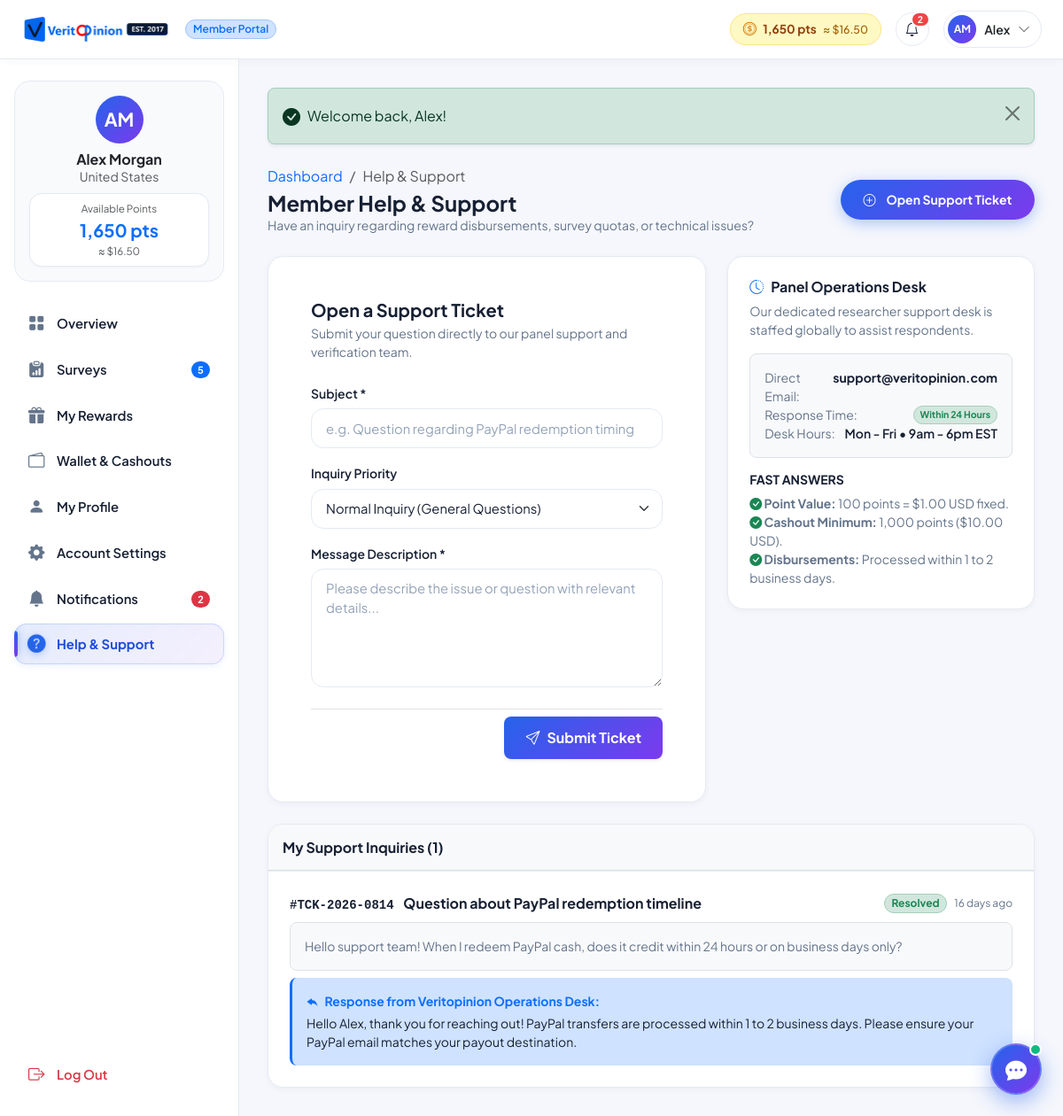
The page /member/support.php (signed in) on the database its author committed.
### tables this page shows
CREATE TABLE `users` (
  `id` INT AUTO_INCREMENT PRIMARY KEY,
  `first_name` VARCHAR(100) NOT NULL,
  `last_name` VARCHAR(100) NOT NULL,
  `email` VARCHAR(191) NOT NULL UNIQUE,
  `pending_email` VARCHAR(191) DEFAULT NULL,
  `email_verification_token` VARCHAR(255) DEFAULT NULL,
  `email_verification_expires_at` DATETIME DEFAULT NULL,
  `password_hash` VARCHAR(255) NOT NULL,
  `country` VARCHAR(100) NOT NULL DEFAULT 'United States',
  `state` VARCHAR(100) DEFAULT NULL,
  `city` VARCHAR(100) DEFAULT NULL,
  `phone` VARCHAR(50) DEFAULT NULL,
  `date_of_birth` DATE DEFAULT NULL,
  `gender` VARCHAR(50) DEFAULT NULL,
  `avatar` VARCHAR(255) DEFAULT NULL,
  `employment_status` VARCHAR(100) DEFAULT NULL,
  `annual_income` VARCHAR(100) DEFAULT NULL,
  `education_level` VARCHAR(100) DEFAULT NULL,
  `role` ENUM('member', 'admin') NOT NULL DEFAULT 'member',
  `status` ENUM('active', 'suspended', 'pending') NOT NULL DEFAULT 'active',
  `balance_points` INT NOT NULL DEFAULT 0,
  `lifetime_earnings_usd` DECIMAL(10,2) NOT NULL DEFAULT 0.00,
  `completed_surveys_count` INT NOT NULL DEFAULT 0,
  `profile_completion_pct` INT NOT NULL DEFAULT 35,
  `notification_preferences` TEXT DEFAULT NULL,
  `reset_token` VARCHAR(255) DEFAULT NULL,
  `reset_expires_at` DATETIME DEFAULT NULL,
  `deleted_at` DATETIME DEFAULT NULL,
  `created_at` TIMESTAMP DEFAULT CURRENT_TIMESTAMP,
  `updated_at` TIMESTAMP DEFAULT CURRENT_TIMESTAMP ON UPDATE CURRENT_TIMESTAMP,
  INDEX `idx_users_email` (`email`),
  INDEX `idx_users_role` (`role`),
  INDEX `idx_users_status` (`status`),
  INDEX `idx_users_deleted` (`deleted_at`)
);

CREATE TABLE `support_tickets` (
  `id` INT AUTO_INCREMENT PRIMARY KEY,
  `ticket_number` VARCHAR(50) NOT NULL UNIQUE,
  `user_id` INT DEFAULT NULL,
  `name` VARCHAR(100) NOT NULL,
  `email` VARCHAR(191) NOT NULL,
  `subject` VARCHAR(255) NOT NULL,
  `message` TEXT NOT NULL,
  `status` ENUM('open', 'in_review', 'resolved') NOT NULL DEFAULT 'open',
  `priority` ENUM('normal', 'high', 'urgent') NOT NULL DEFAULT 'normal',
  `admin_reply` TEXT DEFAULT NULL,
  `admin_id` INT DEFAULT NULL,
  `replied_at` DATETIME DEFAULT NULL,
  `created_at` TIMESTAMP DEFAULT CURRENT_TIMESTAMP,
  `updated_at` TIMESTAMP DEFAULT CURRENT_TIMESTAMP ON UPDATE CURRENT_TIMESTAMP,
  INDEX `idx_tickets_user` (`user_id`),
  INDEX `idx_tickets_status` (`status`),
  INDEX `idx_tickets_admin` (`admin_id`),
  CONSTRAINT `fk_tickets_user` FOREIGN KEY (`user_id`) REFERENCES `users`(`id`) ON DELETE SET NULL,
  CONSTRAINT `fk_tickets_admin` FOREIGN KEY (`admin_id`) REFERENCES `users`(`id`) ON DELETE SET NULL
);

### member/support.php (the view, shortened to what the rows shown need)
<?php
require_once __DIR__ . '/../includes/functions.php';
require_once __DIR__ . '/../includes/auth_check.php';
$user = require_login();
$db = get_db();
$ticketsStmt = $db->prepare("SELECT * FROM support_tickets WHERE user_id = :uid ORDER BY created_at DESC");
$ticketsStmt->execute([':uid' => $user['id']]);
$userTickets = $ticketsStmt->fetchAll();
require_once __DIR__ . '/../includes/member_header.php';
?>
<div class="portal-wrapper">
    <?php require_once __DIR__ . '/../includes/member_sidebar.php'; ?>
    <div class="portal-main">
        <div class="card card-vy border-0 shadow-sm rounded-4 bg-white overflow-hidden">
            <?php if (empty($userTickets)): ?>
                <div class="p-5 text-center text-muted">
                    <i class="bi bi-inbox fs-2 text-muted d-block mb-2"></i>
                    <h6 class="fw-bold text-dark mb-1">No Support Tickets Yet</h6>
                    <p class="small text-muted mb-0">When you open a support inquiry, its live review status and admin response will appear here.</p>
                </div>
            <?php else: ?>
                <div class="list-group list-group-flush">
                    <?php foreach ($userTickets as $t): ?>
                        <div class="list-group-item p-4">
                            <div class="d-flex flex-wrap align-items-center justify-content-between gap-2 mb-2">
                                <div>
                                    <code class="fw-bold text-dark me-2">#<?= e($t['ticket_number']) ?></code>
                                    <span class="fw-bold text-dark"><?= e($t['subject']) ?></span>
                                </div>
                                <div class="d-flex align-items-center gap-2">
                                    <span class="badge <?= $t['status'] === 'resolved' ? 'bg-success-subtle text-success border border-success-subtle' : ($t['status'] === 'open' ? 'bg-warning-subtle text-warning-emphasis border border-warning-subtle' : 'bg-secondary-subtle text-secondary') ?> rounded-pill px-2.5 py-1 small">
                                        <?= ucfirst(e($t['status'])) ?>
                                    </span>
                                    <small class="text-muted" style="font-size: 0.75rem;"><?= time_ago($t['created_at']) ?></small>
                                </div>
                            </div>
                            <p class="small text-muted mb-2 bg-light p-3 rounded-3 border"><?= nl2br(e($t['message'])) ?></p>
                            <?php if (!empty($t['admin_reply'])): ?>
                                <div class="p-3 rounded-3 bg-primary-subtle bg-opacity-25 border-start border-primary border-3 mt-2">
                                    <div class="d-flex justify-content-between align-items-center mb-1">
                                        <span class="small fw-bold text-primary">
                                            <i class="bi bi-reply-fill me-1"></i> Response from Veritopinion Operations Desk:
                                        </span>
                                    </div>
                                    <div class="small text-dark"><?= nl2br(e($t['admin_reply'])) ?></div>
                                </div>
                            <?php endif; ?>
                        </div>
                    <?php endforeach; ?>
                </div>
            <?php endif; ?>
        </div>
<?php require_once __DIR__ . '/../includes/member_footer.php'; ?>

### includes/member_header.php (shortened to what the rows shown need)
<?php
require_once __DIR__ . '/functions.php';
require_once __DIR__ . '/auth_check.php';
$user = require_login();
?>
<!DOCTYPE html>
<html lang="en">
<head>
    <link href="https://cdn.jsdelivr.net/npm/bootstrap@5.3.3/dist/css/bootstrap.min.css" rel="stylesheet">
    <link rel="stylesheet" href="https://cdn.jsdelivr.net/npm/bootstrap-icons@1.11.3/font/bootstrap-icons.min.css">
    <link rel="stylesheet" href="<?= BASE_URL ?>/assets/css/style.css">
</head>
<body class="portal-body">
<header class="navbar navbar-expand member-portal-header sticky-top px-3 py-2">
    <div class="container-fluid px-2">
        <div class="d-flex align-items-center gap-3 ms-auto">
            <a href="<?= BASE_URL ?>/member/wallet.php" class="header-wallet-badge text-decoration-none" title="Points Wallet & Cashouts">
                <i class="bi bi-coin"></i>
                <span><?= format_points($user['balance_points']) ?></span>
                <span class="wallet-usd">≈ <?= format_currency($user['balance_points'] / POINTS_PER_USD) ?></span>
            </a>
            <div class="dropdown">
                <button class="header-user-btn" type="button" id="userMenuBtn" data-bs-toggle="dropdown" aria-expanded="false">
                    <?= user_avatar_html($user, 32) ?>
                    <span class="fw-semibold small d-none d-sm-inline text-dark"><?= e($user['first_name']) ?></span>
                    <i class="bi bi-chevron-down small text-muted"></i>
                </button>
            </div>
        </div>
    </div>
</header>

### includes/functions.php (shortened to what the rows shown need)
<?php
function e(?string $string): string {
    return htmlspecialchars($string ?? '', ENT_QUOTES, 'UTF-8');
}
function format_points(int $points): string {
    return number_format($points) . ' pts';
}
function format_currency(float|int $amount): string {
    return '$' . number_format($amount, 2);
}
function time_ago(string $datetime): string {
    $timestamp = strtotime($datetime);
    $difference = time() - $timestamp;
    if ($difference < 2592000) return round($difference / 86400) . ' days ago';
    return date('M j, Y', $timestamp);
}
function user_avatar_html(array $user, int $size = 40, string $extraClass = ''): string {
    $initials = strtoupper(substr($user['first_name'] ?? 'U', 0, 1) . substr($user['last_name'] ?? '', 0, 1));
    $fontSize = max(11, round($size * 0.38));
    return '<div class="rounded-circle bg-gradient-royal text-white fw-bold d-flex align-items-center justify-content-center shadow-xs ' . $extraClass . '" style="width: ' . $size . 'px; height: ' . $size . 'px; font-size: ' . $fontSize . 'px; flex-shrink: 0;">' . e($initials) . '</div>';
}

### includes/member_sidebar.php (shortened to what the rows shown need)
<?php
require_once __DIR__ . '/functions.php';
?>
<aside class="portal-sidebar d-none d-lg-flex">
    <div class="sidebar-user-card p-3 mb-4 text-center">
        <?= user_avatar_html($user, 54, 'mx-auto mb-2') ?>
        <h6 class="fw-bold mb-0 text-dark"><?= e($user['first_name'] . ' ' . $user['last_name']) ?></h6>
        <small class="text-muted mb-2 d-block"><?= e(!empty($user['city']) ? ($user['city'] . ', ' . $user['country']) : $user['country']) ?></small>
        <div class="sidebar-balance-box p-2 mt-1">
            <span class="text-muted d-block small" style="font-size: 0.725rem;">Available Points</span>
            <span class="fw-bold fs-5 text-primary"><?= format_points($user['balance_points']) ?></span>
            <span class="d-block text-muted small" style="font-size: 0.725rem;">≈ <?= format_currency($user['balance_points'] / POINTS_PER_USD) ?></span>
        </div>
    </div>
</aside>

### rows shown on the page
users: balance_points "1,650 pts", format_currency($user['balance_points']/POINTS_PER_USD) "$16.50", initials "AM AM", first_name "Alex", first_name+last_name "Alex Morgan", country "United States"
support_tickets: ticket_number "TCK-2026-0814", subject "Question about PayPal redemption timeline", status "Resolved", created_at "16 days ago", message "Hello support team! When I redeem PayPal cash, does it credit within 24 hours or on business days only?", admin_reply "Hello Alex, thank you for reaching out! PayPal transfers are processed within 1 to 2 business days. Please ensure your PayPal email matches your payout destination."

### other values the page prints
$unreadCount "2"
$activeSurveysCount "5"
$sidebarUnreadCount "2"
$msg "Welcome back, Alex!"
count($userTickets) "1"
